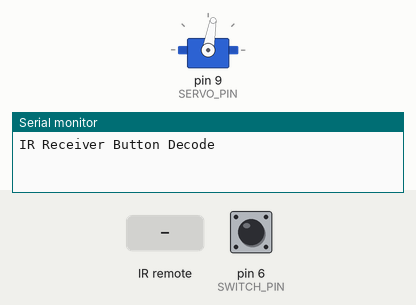
A sketch run on a simulated Arduino Uno, built with avr-gcc and run on an emulated ATmega328P. Shown: servo, the last lines printed to the serial monitor. The test bench sets the inputs (shaded band); at power-on: pin 6 (SWITCH_PIN) LOW. Random numbers use the default seed unless the sketch sets one.

Above: at 1.2 s.
1.3 s: infrared code 0x8 received
At 2.1 s:
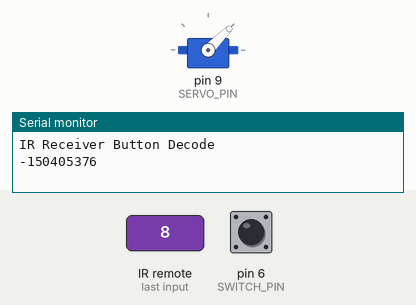
4.3 s: pin 6 (SWITCH_PIN) pulled HIGH for 0.15 s
At 4.95 s:
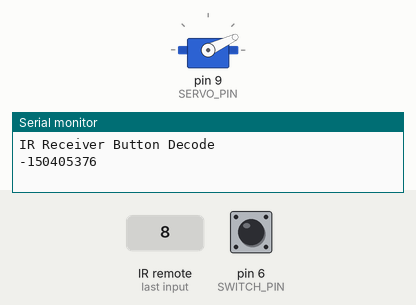
At 11.2 s:
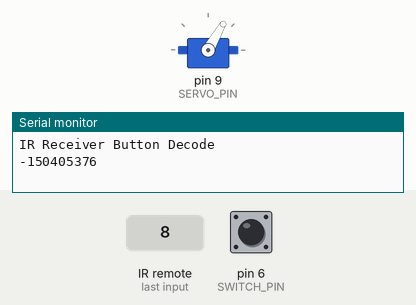
13.4 s: pin 6 (SWITCH_PIN) pulled HIGH for 3.2 s
Timing chart, 0 to 17.8 s (numbered marks = the images above; inputs shaded):
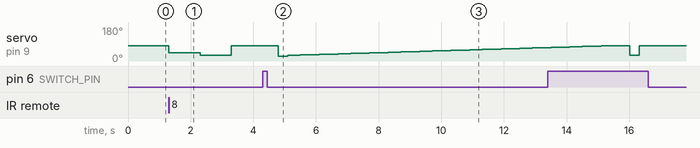

Measured:
- after the input at 1.3 s, servo on pin 9 (SERVO_PIN): 80° → 45° at once, → 30° 1.0 s later, → 80° 1.0 s later
- after the input at 4.3 s, servo on pin 9 (SERVO_PIN): 80° → 25° after 0.50 s, → 30° 0.30 s later, → 31° 0.20 s later, → 32° 0.20 s later, … (43 changes in this stretch)

The sketch:

cajaInutil.ino
```cpp
//Written By Nikodem Bartnik - nikodembartnik.pl
#include <Servo.h>
#define SWITCH_PIN 6
#define SERVO_PIN 9
#define IR_PIN 5
#include "IRremote.h"
#include "SoftwareSerial.h"
#include "DFRobotDFPlayerMini.h"


Servo myServo;
int step_number = 0,SWITCH;
long opcion;
void setup() {

pinMode(SWITCH_PIN, INPUT);
myServo.attach(SERVO_PIN);
myServo.write(80);
Serial.begin(9600);
Serial.println("IR Receiver Button Decode");
 IrReceiver.begin(IR_PIN,true);
}

void opcionElegida(long rand){
  switch(rand){
    case 1:
    myServo.write(30);
    delay(300);
    myServo.write(80);
    delay(300);

    break;
    case 2:
    myServo.write(50);
    delay(300);
    myServo.write(80);
    delay(2000);
    myServo.write(30);
    delay(300);
    myServo.write(80);
    delay(300);
    break;
    case 3:
    myServo.write(25);
    delay(300);
    for(int i=30;i<81;i++){
      myServo.write(i);
      delay(200);}
    break;
    case 4:
    myServo.write(45);
    delay(1000);
    myServo.write(30);
    delay(1000);
    myServo.write(80);
    delay(200);
    break;
    case 5:
    myServo.write(45);
    delay(300);
    break;
    case 6:
    myServo.write(30);
    delay(300);
    break;
    case 7:
    for(int i=0;i<10;i++){
      myServo.write(50);
      delay(200);
      myServo.write(60);
      delay(200);
    }
    myServo.write(80);
    break;
    case 8:
    for(int i=30;i<81;i++){
      myServo.write(i);
      delay(200);}
    break;
    case 9:
    myServo.write(80);
    delay(300);
    break;
    break;
  }
}
void loop() {

  if(digitalRead(SWITCH_PIN)==1){
    for(int i=0;i<50;i++){
      decodeIR();
      delay(10);
    }
    opcionElegida(random(0,4));
    delay(200);
  }
  decodeIR();


}
void decodeIR(){
    if (IrReceiver.decode()) {// have we received an IR signal?
    opcion=IrReceiver.decodedIRData.decodedRawData;
    Serial.println(opcion);
    IrReceiver.resume();
    if(opcion==-217252096){
    opcionElegida(1);
    }
    if(opcion==-417792256){
    opcionElegida(2);
    }
    if(opcion==-1587609856){
    opcionElegida(3);
    }
    if(opcion==-150405376){
    opcionElegida(4);
    }
    if(opcion==-484638976){
    opcionElegida(5);
    }
    if(opcion==-1520763136){
    opcionElegida(6);
    }
    if(opcion==-1119682816){
    opcionElegida(7);
    }
    if(opcion==-1387069696){
    opcionElegida(8);
    }
    if(opcion==-1253376256){
    opcionElegida(9);
    }
  }
}
```
